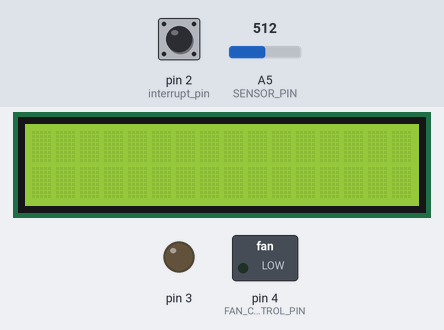
Bench run of a sketch on a simulated Arduino Uno, built with avr-gcc and run on an emulated ATmega328P. On the bench: 16×2 character LCD, switched loads named in the sketch (green lamp = pin HIGH), output pins drawn as LEDs (lit = HIGH). Inputs (shaded band) come from the test bench; at power-on: pin 2 (interrupt_pin) HIGH, A5 (SENSOR_PIN) = 512. Pins used as bus, display or sensor lines are not drawn.

Above: at 1.2 s.
1.3 s: pin 2 (interrupt_pin) pulled LOW for 2.35 s
At 4.4 s:
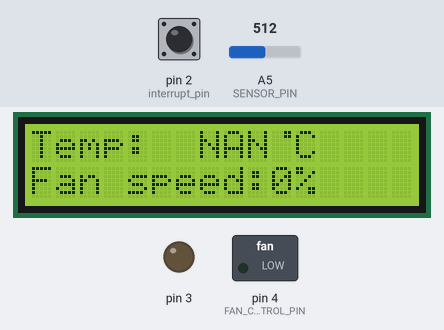
5.5 s: A5 (SENSOR_PIN) set to 17
At 7.8 s:
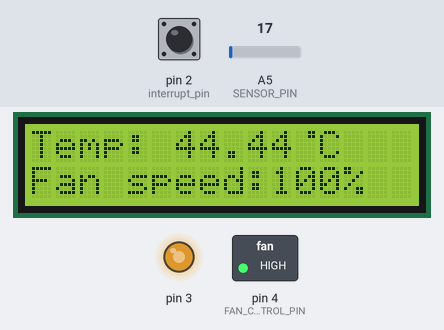
8.2 s: pin 2 (interrupt_pin) pulled LOW for 2.35 s
At 11.1 s:
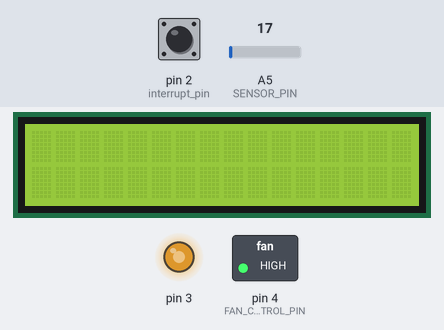
Timing chart, 0 to 12.6 s (numbered marks = the images above; inputs shaded):
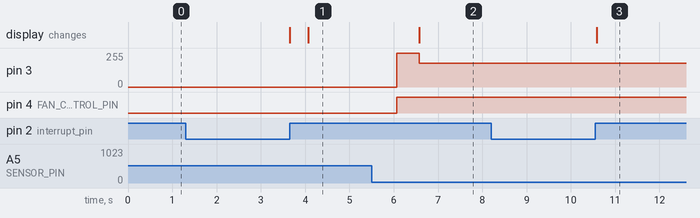

Measured:
- after the input at 5.5 s, pin 3: 0/255 → 255/255 after 0.57 s, → 178/255 0.50 s later; pin 4 (FAN_CONTROL_PIN): LOW → HIGH after 0.57 s; the display: changes after 1.1 s (image 2)
- after the input at 8.2 s, the display: changes after 2.4 s (image 3)

The sketch:

Cooling.ino
```cpp
// Include Libraries
#include "Arduino.h"
#include <LiquidCrystal.h>
#include <NTC_Thermistor.h>
#include "FanControl.h"

//---- Pin Definitions ----//
#define interrupt_pin 2

#define FAN_CONTROL_PIN 4

#define LCD_PIN_RS 7
#define LCD_PIN_E 8
#define LCD_PIN_DB4 9
#define LCD_PIN_DB5 10
#define LCD_PIN_DB6 11
#define LCD_PIN_DB7 12
#define LCD_PIN_A 13

// Temperature Sensor definitions
#define SENSOR_PIN             A5
#define REFERENCE_RESISTANCE   7500
#define NOMINAL_RESISTANCE     100000
#define NOMINAL_TEMPERATURE    24
#define B_VALUE                3950
#define READINGS_NUMBER  10
#define DELAY_TIME  20

//---- Global variables and defines ----//
NTC_Thermistor* thermistor = NULL;
FanControl fans(FAN_CONTROL_PIN, 5, 0, 29, 42);

LiquidCrystal lcd(LCD_PIN_RS,LCD_PIN_E,LCD_PIN_DB4,LCD_PIN_DB5,LCD_PIN_DB6,LCD_PIN_DB7);

byte degree[8] =
{
  0b00011,
  0b00011,
  0b00000,
  0b00000,
  0b00000,
  0b00000,
  0b00000,
  0b00000,
};

String temperatureLine;
String fanDutyLine;
volatile byte state = LOW;

void setup()
{
  // Set pins mode
  pinMode(LCD_PIN_A,OUTPUT);

  // Start with display BackLight off
  digitalWrite(LCD_PIN_A,LOW);

  // Attach interrupt pin (pin 2)
  pinMode(interrupt_pin, INPUT_PULLUP);
  attachInterrupt(0, displayToggle, RISING);

  // Set up the LCD's number of columns and rows
  lcd.begin(16, 2);
  lcd.createChar(1, degree);
  lcd.noDisplay();

  // Set temperature sensor
  thermistor = new NTC_Thermistor(SENSOR_PIN,REFERENCE_RESISTANCE,NOMINAL_RESISTANCE,NOMINAL_TEMPERATURE,B_VALUE,READINGS_NUMBER,DELAY_TIME);

  fans.init();
}

void loop()
{
    const double temperature = thermistor->readCelsius();

    fans.updateFanDuty(temperature);
    fans.setFanSpeed();
    updateLCD(temperature, fans.getFanDuty());

    delay(2000);
}

void displayToggle()
{
  static unsigned long last_interrupt_time = 0;
  unsigned long interrupt_time = millis();
  // If interrupts come faster than 200ms, assume it's a bounce and ignore
  if (interrupt_time - last_interrupt_time > 200)
  {
    state = !state;
    digitalWrite(LCD_PIN_A,state);
    state ? lcd.display() : lcd.noDisplay();
  }

  last_interrupt_time = interrupt_time;
}

void updateLCD(double temperature, int fanDuty)
{
    temperatureLine = String("Temp: " + String(temperature));
    fanDutyLine = String("Fan speed:" + String(fanDuty) + "%");

  if(state)
  {
    lcd.display();
    lcd.setCursor(0, 0);
    lcd.clear();
    lcd.print(temperatureLine);
    lcd.write(byte(1));
    lcd.print("C");
    lcd.setCursor(0,1);
    lcd.print(fanDutyLine);
  }
}
```

FanControl.cpp
```cpp
#include "FanControl.h"


FanControl::FanControl(const int pin, int smoothingCount, int minimumPwm = 0, int minTemp = 27, int maxTemp = 40)
{
  m_pin = pin;
	m_smoothCount = smoothingCount;
  m_maxTemp = maxTemp;
  m_minTemp = minTemp;
  m_tempInterval = (maxTemp - minTemp) / 6;

  if (minimumPwm <= 79 && minimumPwm >=0)
  {
    m_minDuty = minimumPwm;
  }
  else
  {
    m_minDuty = 0;
  }
}

void FanControl::init()
{
	pinMode(m_pin, OUTPUT);
	pinMode(3, OUTPUT);
	stopFans();
	pwm25kHzBegin();
}

void FanControl::startFans()
{
	m_fansState = HIGH;
	digitalWrite(m_pin, m_fansState);
}

void FanControl::stopFans()
{
	m_fansState = LOW;
	digitalWrite(m_pin, m_fansState);
}

bool FanControl::isInPhase(double temperature, int phase)
{
  if ((temperature >= m_minTemp + (m_tempInterval * (phase - 1))) &&
          (temperature < m_minTemp + (m_tempInterval * phase)))
          return true;
  return false;
}

void FanControl::updateFanDuty(double temperature)
{
	int newFanDutyPercentage = 0;

    if (temperature < m_minTemp)
      newFanDutyPercentage = 0;
    if (isInPhase(temperature, 1))
      newFanDutyPercentage = 20;
    if (isInPhase(temperature, 2))
      newFanDutyPercentage = 30;
    if (isInPhase(temperature, 3))
      newFanDutyPercentage = 50;
    if (isInPhase(temperature, 4))
      newFanDutyPercentage = 70;
    if (isInPhase(temperature, 5))
      newFanDutyPercentage = 80;
    if (isInPhase(temperature, 6))
      newFanDutyPercentage = 90;
    if (temperature >= m_maxTemp)
      newFanDutyPercentage = 100;

    if (newFanDutyPercentage < m_fanDutyPercentage)
    {
      m_count--;
    }
    else
    {
      m_fanDutyPercentage = newFanDutyPercentage;
      m_count = m_smoothCount;
    }

    if (m_count == 0)
    {
      m_count = m_smoothCount;
      m_fanDutyPercentage = newFanDutyPercentage;
    }
}

int FanControl::getFanDuty()
{
	return m_fanDutyPercentage;
}

void FanControl::setFanSpeed()
{
	int duty;
	m_fanDutyPercentage == 0 ? duty = 0 : duty = m_fanDutyPercentage * 55/100 + m_minDuty;

	if(duty == 0 && m_fansState == HIGH)
	{
		stopFans();
	}
	else if (duty != 0 && m_fansState == LOW)
	{
		startFans();
		pwmDuty(79);
		delay(500);
	}

	pwmDuty(duty);
}

void FanControl::pwm25kHzBegin() {
  TCCR2A = 0;                               // TC2 Control Register A
  TCCR2B = 0;                               // TC2 Control Register B
  TIMSK2 = 0;                               // TC2 Interrupt Mask Register
  TIFR2 = 0;                                // TC2 Interrupt Flag Register
  TCCR2A |= (1 << COM2B1) | (1 << WGM21) | (1 << WGM20);  // OC2B cleared/set on match when up/down counting, fast PWM
  TCCR2B |= (1 << WGM22) | (1 << CS21);     // prescaler 8
  OCR2A = 79;                               // TOP overflow value (Hz)
  OCR2B = 0;
}

void FanControl::pwmDuty(byte ocrb) {
  OCR2B = ocrb;                             // PWM Width (duty)
}
```

FanControl.h
```cpp
#ifndef _FANCOTROL_H_
#define _FANCOTROL_H_
#include <Arduino.h>

class FanControl {
  public:
    FanControl(const int pin, int smoothingCount, int minimumPwm = 0, int minTemp = 27, int maxTemp = 40);
	void init();
	void startFans();
	void stopFans();
	void updateFanDuty(double temperature);
	int getFanDuty();
	void setFanSpeed ();

  private:
	void pwm25kHzBegin();
	void pwmDuty(byte ocrb);
  bool FanControl::isInPhase(double temperature, int phase);

  int m_minDuty;
  int m_pin;
	int m_fanDutyPercentage = 0;
	int m_smoothCount;
	int m_count;
	int m_fansState = LOW;
  int m_minTemp;
  int m_maxTemp;
  float m_tempInterval;

};

#endif //_FANCOTROL_H_
```
